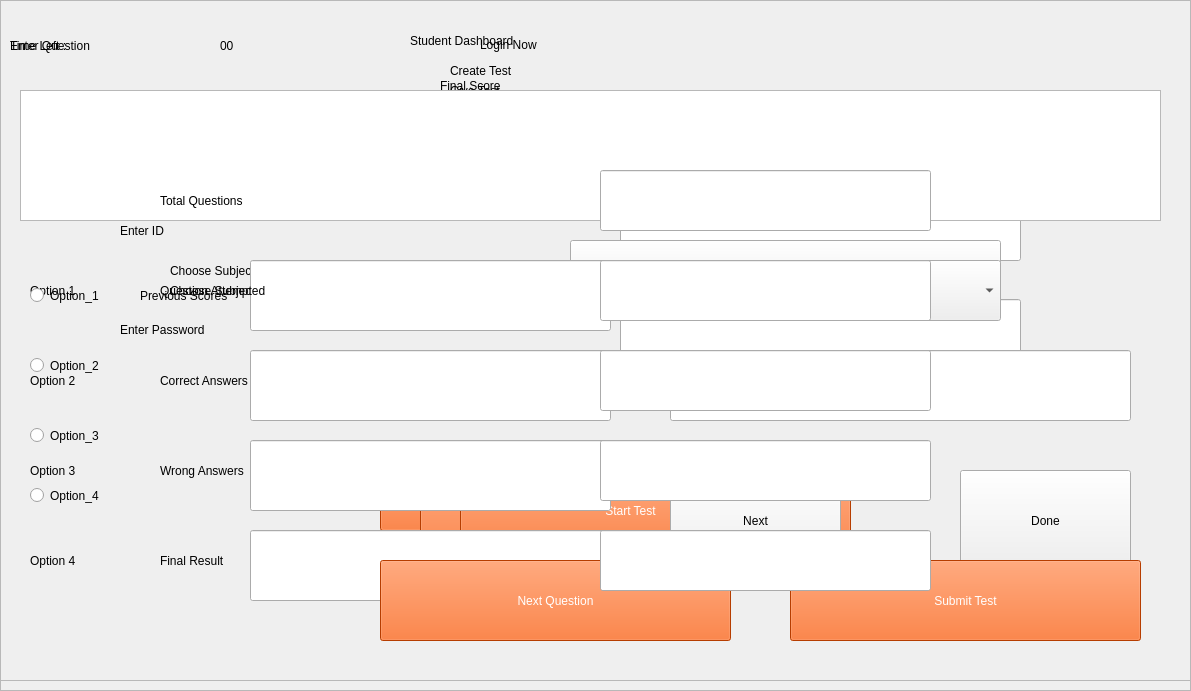
     <widget class="QFrame" name="frame_2">
      <property name="geometry">
       <rect>
        <x>0</x>
        <y>0</y>
        <width>1191</width>
        <height>691</height>
       </rect>
      </property>
      <property name="frameShape">
       <enum>QFrame::StyledPanel</enum>
      </property>
      <property name="frameShadow">
       <enum>QFrame::Raised</enum>
      </property>
      <widget class="QLineEdit" name="lineEdit_4">
       <property name="geometry">
        <rect>
         <x>620</x>
         <y>299</y>
         <width>401</width>
         <height>61</height>
        </rect>
       </property>
       <property name="styleSheet">
        <string notr="true">font: 20pt &quot;MS Shell Dlg 2&quot;;</string>
       </property>
      </widget>
      <widget class="QLabel" name="label_11">
       <property name="geometry">
        <rect>
         <x>480</x>
         <y>9</y>
         <width>261</width>
         <height>71</height>
        </rect>
       </property>
       <property name="styleSheet">
        <string notr="true">font: 20pt &quot;MS Shell Dlg 2&quot;;</string>
       </property>
       <property name="text">
        <string>Login Now</string>
       </property>
      </widget>
      <widget class="QPushButton" name="pushButton_4">
       <property name="geometry">
        <rect>
         <x>380</x>
         <y>460</y>
         <width>361</width>
         <height>71</height>
        </rect>
       </property>
       <property name="styleSheet">
        <string notr="true">font: 20pt &quot;MS Shell Dlg 2&quot;;
background-color: rgb(255, 85, 0);
color: rgb(255, 255, 255);</string>
       </property>
       <property name="text">
        <string>Login Now</string>
       </property>
      </widget>
      <widget class="QLineEdit" name="lineEdit_5">
       <property name="geometry">
        <rect>
         <x>620</x>
         <y>200</y>
         <width>401</width>
         <height>61</height>
        </rect>
       </property>
       <property name="styleSheet">
        <string notr="true">font: 20pt &quot;MS Shell Dlg 2&quot;;</string>
       </property>
      </widget>
      <widget class="QLabel" name="label_12">
       <property name="geometry">
        <rect>
         <x>120</x>
         <y>299</y>
         <width>371</width>
         <height>61</height>
        </rect>
       </property>
       <property name="styleSheet">
        <string notr="true">font: 20pt &quot;MS Shell Dlg 2&quot;;</string>
       </property>
       <property name="text">
        <string>Enter Password</string>
       </property>
      </widget>
      <widget class="QLabel" name="label_13">
       <property name="geometry">
        <rect>
         <x>120</x>
         <y>200</y>
         <width>371</width>
         <height>61</height>
        </rect>
       </property>
       <property name="styleSheet">
        <string notr="true">font: 20pt &quot;MS Shell Dlg 2&quot;;</string>
       </property>
       <property name="text">
        <string>Enter ID</string>
       </property>
      </widget>
      <widget class="QFrame" name="frame_3">
       <property name="geometry">
        <rect>
         <x>0</x>
         <y>0</y>
         <width>1201</width>
         <height>681</height>
        </rect>
       </property>
       <property name="frameShape">
        <enum>QFrame::StyledPanel</enum>
       </property>
       <property name="frameShadow">
        <enum>QFrame::Raised</enum>
       </property>
       <widget class="QLabel" name="label_14">
        <property name="geometry">
         <rect>
          <x>410</x>
          <y>0</y>
          <width>391</width>
          <height>81</height>
         </rect>
        </property>
        <property name="styleSheet">
         <string notr="true">font: 22pt &quot;MS Shell Dlg 2&quot;;</string>
        </property>
        <property name="text">
         <string>Student Dashboard</string>
        </property>
       </widget>
       <widget class="QLabel" name="label_15">
        <property name="geometry">
         <rect>
          <x>140</x>
          <y>160</y>
          <width>331</width>
          <height>71</height>
         </rect>
        </property>
        <property name="styleSheet">
         <string notr="true">font: 20pt &quot;MS Shell Dlg 2&quot;;</string>
        </property>
        <property name="text">
         <string>Test Attempted</string>
        </property>
       </widget>
       <widget class="QLabel" name="label_16">
        <property name="geometry">
         <rect>
          <x>530</x>
          <y>160</y>
          <width>331</width>
          <height>71</height>
         </rect>
        </property>
        <property name="styleSheet">
         <string notr="true">font: 20pt &quot;MS Shell Dlg 2&quot;;</string>
        </property>
        <property name="text">
         <string>0</string>
        </property>
       </widget>
       <widget class="QLabel" name="label_17">
        <property name="geometry">
         <rect>
          <x>530</x>
          <y>260</y>
          <width>331</width>
          <height>71</height>
         </rect>
        </property>
        <property name="styleSheet">
         <string notr="true">font: 20pt &quot;MS Shell Dlg 2&quot;;</string>
        </property>
        <property name="text">
         <string>0</string>
        </property>
       </widget>
       <widget class="QLabel" name="label_18">
        <property name="geometry">
         <rect>
          <x>140</x>
          <y>260</y>
          <width>331</width>
          <height>71</height>
         </rect>
        </property>
        <property name="styleSheet">
         <string notr="true">font: 20pt &quot;MS Shell Dlg 2&quot;;</string>
        </property>
        <property name="text">
         <string>Previous Scores</string>
        </property>
       </widget>
       <widget class="QPushButton" name="pushButton_5">
        <property name="geometry">
         <rect>
          <x>420</x>
          <y>470</y>
          <width>431</width>
          <height>91</height>
         </rect>
        </property>
        <property name="styleSheet">
         <string notr="true">font: 20pt &quot;MS Shell Dlg 2&quot;;
background-color: rgb(255, 85, 0);
color: rgb(255, 255, 255);</string>
        </property>
        <property name="text">
         <string>Start New Test</string>
        </property>
       </widget>
       <widget class="QFrame" name="frame_4">
        <property name="geometry">
         <rect>
          <x>0</x>
          <y>0</y>
          <width>1191</width>
          <height>681</height>
         </rect>
        </property>
        <property name="frameShape">
         <enum>QFrame::StyledPanel</enum>
        </property>
        <property name="frameShadow">
         <enum>QFrame::Raised</enum>
        </property>
        <widget class="QLabel" name="label_19">
         <property name="geometry">
          <rect>
           <x>450</x>
           <y>40</y>
           <width>281</width>
           <height>61</height>
          </rect>
         </property>
         <property name="styleSheet">
          <string notr="true">font: 20pt &quot;MS Shell Dlg 2&quot;;</string>
         </property>
         <property name="text">
          <string>Create Test</string>
         </property>
        </widget>
        <widget class="QLabel" name="label_20">
         <property name="geometry">
          <rect>
           <x>170</x>
           <y>240</y>
           <width>291</width>
           <height>61</height>
          </rect>
         </property>
         <property name="styleSheet">
          <string notr="true">font: 20pt &quot;MS Shell Dlg 2&quot;;</string>
         </property>
         <property name="text">
          <string>Choose Subject</string>
         </property>
        </widget>
        <widget class="QComboBox" name="comboBox_5">
         <property name="geometry">
          <rect>
           <x>570</x>
           <y>240</y>
           <width>431</width>
           <height>61</height>
          </rect>
         </property>
         <property name="styleSheet">
          <string notr="true">font: 20pt &quot;MS Shell Dlg 2&quot;;</string>
         </property>
         <item>
          <property name="text">
           <string>Python</string>
          </property>
         </item>
         <item>
          <property name="text">
           <string>C</string>
          </property>
         </item>
         <item>
          <property name="text">
           <string>C++</string>
          </property>
         </item>
         <item>
          <property name="text">
           <string>JAVA</string>
          </property>
         </item>
         <item>
          <property name="text">
           <string>.net</string>
          </property>
         </item>
         <item>
          <property name="text">
           <string>php</string>
          </property>
         </item>
        </widget>
        <widget class="QPushButton" name="pushButton_6">
         <property name="geometry">
          <rect>
           <x>460</x>
           <y>450</y>
           <width>341</width>
           <height>81</height>
          </rect>
         </property>
         <property name="styleSheet">
          <string notr="true">font: 20pt &quot;MS Shell Dlg 2&quot;;
background-color: rgb(255, 85, 0);
color: rgb(255, 255, 255);</string>
         </property>
         <property name="text">
          <string>Create Test</string>
         </property>
        </widget>
        <widget class="QFrame" name="frame_5">
         <property name="geometry">
          <rect>
           <x>0</x>
           <y>0</y>
           <width>1191</width>
           <height>681</height>
          </rect>
         </property>
         <property name="frameShape">
          <enum>QFrame::StyledPanel</enum>
         </property>
         <property name="frameShadow">
          <enum>QFrame::Raised</enum>
         </property>
         <widget class="QComboBox" name="comboBox_6">
          <property name="geometry">
           <rect>
            <x>570</x>
            <y>260</y>
            <width>431</width>
            <height>61</height>
           </rect>
          </property>
          <property name="styleSheet">
           <string notr="true">font: 20pt &quot;MS Shell Dlg 2&quot;;</string>
          </property>
          <item>
           <property name="text">
            <string>Python</string>
           </property>
          </item>
          <item>
           <property name="text">
            <string>C</string>
           </property>
          </item>
          <item>
           <property name="text">
            <string>C++</string>
           </property>
          </item>
          <item>
           <property name="text">
            <string>JAVA</string>
           </property>
          </item>
          <item>
           <property name="text">
            <string>.net</string>
           </property>
          </item>
          <item>
           <property name="text">
            <string>php</string>
           </property>
          </item>
         </widget>
         <widget class="QLabel" name="label_21">
          <property name="geometry">
           <rect>
            <x>170</x>
            <y>260</y>
            <width>291</width>
            <height>61</height>
           </rect>
          </property>
          <property name="styleSheet">
           <string notr="true">font: 20pt &quot;MS Shell Dlg 2&quot;;</string>
          </property>
          <property name="text">
           <string>Choose Subject</string>
          </property>
         </widget>
         <widget class="QLabel" name="label_22">
          <property name="geometry">
           <rect>
            <x>450</x>
            <y>60</y>
            <width>281</width>
            <height>61</height>
           </rect>
          </property>
          <property name="styleSheet">
           <string notr="true">font: 20pt &quot;MS Shell Dlg 2&quot;;</string>
          </property>
          <property name="text">
           <string>Give Test</string>
          </property>
         </widget>
         <widget class="QPushButton" name="pushButton_7">
          <property name="geometry">
           <rect>
            <x>460</x>
            <y>470</y>
            <width>341</width>
            <height>81</height>
           </rect>
          </property>
          <property name="styleSheet">
           <string notr="true">font: 20pt &quot;MS Shell Dlg 2&quot;;
background-color: rgb(255, 85, 0);
color: rgb(255, 255, 255);</string>
          </property>
          <property name="text">
           <string>Start Test</string>
          </property>
         </widget>
         <widget class="QFrame" name="frame_6">
          <property name="geometry">
           <rect>
            <x>0</x>
            <y>0</y>
            <width>1191</width>
            <height>691</height>
           </rect>
          </property>
          <property name="frameShape">
           <enum>QFrame::StyledPanel</enum>
          </property>
          <property name="frameShadow">
           <enum>QFrame::Raised</enum>
          </property>
          <widget class="QLabel" name="label_23">
           <property name="geometry">
            <rect>
             <x>10</x>
             <y>20</y>
             <width>261</width>
             <height>51</height>
            </rect>
           </property>
           <property name="styleSheet">
            <string notr="true">font: 18pt &quot;MS Shell Dlg 2&quot;;</string>
           </property>
           <property name="text">
            <string>Enter Question</string>
           </property>
          </widget>
          <widget class="QTextEdit" name="textEdit">
           <property name="geometry">
            <rect>
             <x>20</x>
             <y>90</y>
             <width>1141</width>
             <height>131</height>
            </rect>
           </property>
           <property name="styleSheet">
            <string notr="true">font: 20pt &quot;MS Shell Dlg 2&quot;;</string>
           </property>
          </widget>
          <widget class="QLineEdit" name="lineEdit_6">
           <property name="geometry">
            <rect>
             <x>250</x>
             <y>260</y>
             <width>361</width>
             <height>71</height>
            </rect>
           </property>
           <property name="styleSheet">
            <string notr="true">font: 18pt &quot;MS Shell Dlg 2&quot;;</string>
           </property>
          </widget>
          <widget class="QLabel" name="label_24">
           <property name="geometry">
            <rect>
             <x>30</x>
             <y>260</y>
             <width>181</width>
             <height>61</height>
            </rect>
           </property>
           <property name="styleSheet">
            <string notr="true">font: 18pt &quot;MS Shell Dlg 2&quot;;</string>
           </property>
           <property name="text">
            <string>Option 1</string>
           </property>
          </widget>
          <widget class="QLabel" name="label_25">
           <property name="geometry">
            <rect>
             <x>30</x>
             <y>350</y>
             <width>181</width>
             <height>61</height>
            </rect>
           </property>
           <property name="styleSheet">
            <string notr="true">font: 18pt &quot;MS Shell Dlg 2&quot;;</string>
           </property>
           <property name="text">
            <string>Option 2</string>
           </property>
          </widget>
          <widget class="QLineEdit" name="lineEdit_7">
           <property name="geometry">
            <rect>
             <x>250</x>
             <y>350</y>
             <width>361</width>
             <height>71</height>
            </rect>
           </property>
           <property name="styleSheet">
            <string notr="true">font: 18pt &quot;MS Shell Dlg 2&quot;;</string>
           </property>
          </widget>
          <widget class="QLabel" name="label_26">
           <property name="geometry">
            <rect>
             <x>30</x>
             <y>440</y>
             <width>181</width>
             <height>61</height>
            </rect>
           </property>
           <property name="styleSheet">
            <string notr="true">font: 18pt &quot;MS Shell Dlg 2&quot;;</string>
           </property>
           <property name="text">
            <string>Option 3</string>
           </property>
          </widget>
          <widget class="QLineEdit" name="lineEdit_8">
           <property name="geometry">
            <rect>
             <x>250</x>
             <y>440</y>
             <width>361</width>
             <height>71</height>
            </rect>
           </property>
           <property name="styleSheet">
            <string notr="true">font: 18pt &quot;MS Shell Dlg 2&quot;;</string>
           </property>
          </widget>
          <widget class="QLabel" name="label_27">
           <property name="geometry">
            <rect>
             <x>30</x>
             <y>530</y>
             <width>181</width>
             <height>61</height>
            </rect>
           </property>
           <property name="styleSheet">
            <string notr="true">font: 18pt &quot;MS Shell Dlg 2&quot;;</string>
           </property>
           <property name="text">
            <string>Option 4</string>
           </property>
          </widget>
          <widget class="QLineEdit" name="lineEdit_9">
           <property name="geometry">
            <rect>
             <x>250</x>
             <y>530</y>
             <width>361</width>
             <height>71</height>
            </rect>
           </property>
           <property name="styleSheet">
            <string notr="true">font: 18pt &quot;MS Shell Dlg 2&quot;;</string>
           </property>
          </widget>
          <widget class="QLabel" name="label_28">
           <property name="geometry">
            <rect>
             <x>780</x>
             <y>270</y>
             <width>261</width>
             <height>61</height>
            </rect>
           </property>
           <property name="styleSheet">
            <string notr="true">font: 18pt &quot;MS Shell Dlg 2&quot;;</string>
           </property>
           <property name="text">
            <string>Enter Answer</string>
           </property>
          </widget>
          <widget class="QLineEdit" name="lineEdit_10">
           <property name="geometry">
            <rect>
             <x>670</x>
             <y>350</y>
             <width>461</width>
             <height>71</height>
            </rect>
           </property>
           <property name="styleSheet">
            <string notr="true">font: 18pt &quot;MS Shell Dlg 2&quot;;</string>
           </property>
          </widget>
          <widget class="QPushButton" name="pushButton_8">
           <property name="geometry">
            <rect>
             <x>670</x>
             <y>470</y>
             <width>171</width>
             <height>101</height>
            </rect>
           </property>
           <property name="styleSheet">
            <string notr="true">font: 20pt &quot;MS Shell Dlg 2&quot;;</string>
           </property>
           <property name="text">
            <string>Next</string>
           </property>
          </widget>
          <widget class="QPushButton" name="pushButton_9">
           <property name="geometry">
            <rect>
             <x>960</x>
             <y>470</y>
             <width>171</width>
             <height>101</height>
            </rect>
           </property>
           <property name="styleSheet">
            <string notr="true">font: 20pt &quot;MS Shell Dlg 2&quot;;</string>
           </property>
           <property name="text">
            <string>Done</string>
           </property>
          </widget>
          <widget class="QFrame" name="frame_7">
           <property name="geometry">
            <rect>
             <x>0</x>
             <y>0</y>
             <width>1191</width>
             <height>681</height>
            </rect>
           </property>
           <property name="frameShape">
            <enum>QFrame::StyledPanel</enum>
           </property>
           <property name="frameShadow">
            <enum>QFrame::Raised</enum>
           </property>
           <widget class="QLabel" name="label_29">
            <property name="geometry">
             <rect>
              <x>10</x>
              <y>20</y>
              <width>281</width>
              <height>51</height>
             </rect>
            </property>
            <property name="styleSheet">
             <string notr="true">font: 20pt &quot;MS Shell Dlg 2&quot;;</string>
            </property>
            <property name="text">
             <string>Time Left : </string>
            </property>
           </widget>
           <widget class="QLabel" name="label_30">
            <property name="geometry">
             <rect>
              <x>220</x>
              <y>20</y>
              <width>301</width>
              <height>51</height>
             </rect>
            </property>
            <property name="styleSheet">
             <string notr="true">font: 20pt &quot;MS Shell Dlg 2&quot;;</string>
            </property>
            <property name="text">
             <string>00</string>
            </property>
           </widget>
           <widget class="QLabel" name="label_31">
            <property name="geometry">
             <rect>
              <x>10</x>
              <y>100</y>
              <width>1171</width>
              <height>131</height>
             </rect>
            </property>
            <property name="styleSheet">
             <string notr="true">font: 20pt &quot;MS Shell Dlg 2&quot;;</string>
            </property>
            <property name="text">
             <string/>
            </property>
           </widget>
           <widget class="QRadioButton" name="radioButton">
            <property name="geometry">
             <rect>
              <x>30</x>
              <y>270</y>
              <width>471</width>
              <height>51</height>
             </rect>
            </property>
            <property name="styleSheet">
             <string notr="true">font: 16pt &quot;MS Shell Dlg 2&quot;;</string>
            </property>
            <property name="text">
             <string>Option_1</string>
            </property>
           </widget>
           <widget class="QRadioButton" name="radioButton_2">
            <property name="geometry">
             <rect>
              <x>30</x>
              <y>340</y>
              <width>471</width>
              <height>51</height>
             </rect>
            </property>
            <property name="styleSheet">
             <string notr="true">font: 16pt &quot;MS Shell Dlg 2&quot;;</string>
            </property>
            <property name="text">
             <string>Option_2</string>
            </property>
           </widget>
           <widget class="QRadioButton" name="radioButton_3">
            <property name="geometry">
             <rect>
              <x>30</x>
              <y>410</y>
              <width>471</width>
              <height>51</height>
             </rect>
            </property>
            <property name="styleSheet">
             <string notr="true">font: 16pt &quot;MS Shell Dlg 2&quot;;</string>
            </property>
            <property name="text">
             <string>Option_3</string>
            </property>
           </widget>
           <widget class="QRadioButton" name="radioButton_4">
            <property name="geometry">
             <rect>
              <x>30</x>
              <y>470</y>
              <width>471</width>
              <height>51</height>
             </rect>
            </property>
            <property name="styleSheet">
             <string notr="true">font: 16pt &quot;MS Shell Dlg 2&quot;;</string>
            </property>
            <property name="text">
             <string>Option_4</string>
            </property>
           </widget>
           <widget class="QPushButton" name="pushButton_10">
            <property name="geometry">
             <rect>
              <x>380</x>
              <y>560</y>
              <width>351</width>
              <height>81</height>
             </rect>
            </property>
            <property name="styleSheet">
             <string notr="true">font: 20pt &quot;MS Shell Dlg 2&quot;;
color: rgb(255, 255, 255);
background-color: rgb(255, 85, 0);</string>
            </property>
            <property name="text">
             <string>Next Question</string>
            </property>
           </widget>
           <widget class="QPushButton" name="pushButton_11">
            <property name="geometry">
             <rect>
              <x>790</x>
              <y>560</y>
              <width>351</width>
              <height>81</height>
             </rect>
            </property>
            <property name="styleSheet">
             <string notr="true">font: 20pt &quot;MS Shell Dlg 2&quot;;
color: rgb(255, 255, 255);
background-color: rgb(255, 85, 0);</string>
            </property>
            <property name="text">
             <string>Submit Test</string>
            </property>
           </widget>
           <widget class="QFrame" name="frame_8">
            <property name="geometry">
             <rect>
              <x>0</x>
              <y>0</y>
              <width>1191</width>
              <height>681</height>
             </rect>
            </property>
            <property name="frameShape">
             <enum>QFrame::StyledPanel</enum>
            </property>
            <property name="frameShadow">
             <enum>QFrame::Raised</enum>
            </property>
            <widget class="QLabel" name="label_32">
             <property name="geometry">
              <rect>
               <x>440</x>
               <y>50</y>
               <width>251</width>
               <height>71</height>
              </rect>
             </property>
             <property name="styleSheet">
              <string notr="true">font: 20pt &quot;MS Shell Dlg 2&quot;;</string>
             </property>
             <property name="text">
              <string>Final Score</string>
             </property>
            </widget>
            <widget class="QLabel" name="label_33">
             <property name="geometry">
              <rect>
               <x>160</x>
               <y>260</y>
               <width>371</width>
               <height>61</height>
              </rect>
             </property>
             <property name="styleSheet">
              <string notr="true">font: 18pt &quot;MS Shell Dlg 2&quot;;</string>
             </property>
             <property name="text">
              <string>Question Attempted</string>
             </property>
            </widget>
            <widget class="QLabel" name="label_34">
             <property name="geometry">
              <rect>
               <x>160</x>
               <y>170</y>
               <width>371</width>
               <height>61</height>
              </rect>
             </property>
             <property name="styleSheet">
              <string notr="true">font: 18pt &quot;MS Shell Dlg 2&quot;;</string>
             </property>
             <property name="text">
              <string>Total Questions</string>
             </property>
            </widget>
            <widget class="QLabel" name="label_35">
             <property name="geometry">
              <rect>
               <x>160</x>
               <y>350</y>
               <width>371</width>
               <height>61</height>
              </rect>
             </property>
             <property name="styleSheet">
              <string notr="true">font: 18pt &quot;MS Shell Dlg 2&quot;;</string>
             </property>
             <property name="text">
              <string>Correct Answers</string>
             </property>
            </widget>
            <widget class="QLabel" name="label_36">
             <property name="geometry">
              <rect>
               <x>160</x>
               <y>440</y>
               <width>371</width>
               <height>61</height>
              </rect>
             </property>
             <property name="styleSheet">
              <string notr="true">font: 18pt &quot;MS Shell Dlg 2&quot;;</string>
             </property>
             <property name="text">
              <string>Wrong Answers</string>
             </property>
            </widget>
            <widget class="QLabel" name="label_37">
             <property name="geometry">
              <rect>
               <x>160</x>
               <y>530</y>
               <width>371</width>
               <height>61</height>
              </rect>
             </property>
             <property name="styleSheet">
              <string notr="true">font: 18pt &quot;MS Shell Dlg 2&quot;;</string>
             </property>
             <property name="text">
              <string>Final Result</string>
             </property>
            </widget>
            <widget class="QLineEdit" name="lineEdit_11">
             <property name="geometry">
              <rect>
               <x>600</x>
               <y>170</y>
               <width>331</width>
               <height>61</height>
              </rect>
             </property>
             <property name="styleSheet">
              <string notr="true">font: 18pt &quot;MS Shell Dlg 2&quot;;</string>
             </property>
            </widget>
            <widget class="QLineEdit" name="lineEdit_12">
             <property name="geometry">
              <rect>
               <x>600</x>
               <y>260</y>
               <width>331</width>
               <height>61</height>
              </rect>
             </property>
             <property name="styleSheet">
              <string notr="true">font: 18pt &quot;MS Shell Dlg 2&quot;;</string>
             </property>
            </widget>
            <widget class="QLineEdit" name="lineEdit_13">
             <property name="geometry">
              <rect>
               <x>600</x>
               <y>350</y>
               <width>331</width>
               <height>61</height>
              </rect>
             </property>
             <property name="styleSheet">
              <string notr="true">font: 18pt &quot;MS Shell Dlg 2&quot;;</string>
             </property>
            </widget>
            <widget class="QLineEdit" name="lineEdit_14">
             <property name="geometry">
              <rect>
               <x>600</x>
               <y>440</y>
               <width>331</width>
               <height>61</height>
              </rect>
             </property>
             <property name="styleSheet">
              <string notr="true">font: 18pt &quot;MS Shell Dlg 2&quot;;</string>
             </property>
            </widget>
            <widget class="QLineEdit" name="lineEdit_15">
             <property name="geometry">
              <rect>
               <x>600</x>
               <y>530</y>
               <width>331</width>
               <height>61</height>
              </rect>
             </property>
             <property name="styleSheet">
              <string notr="true">font: 18pt &quot;MS Shell Dlg 2&quot;;</string>
             </property>
            </widget>
           </widget>
          </widget>
         </widget>
        </widget>
        <zorder>label_19</zorder>
        <zorder>label_20</zorder>
        <zorder>comboBox_5</zorder>
        <zorder>pushButton_6</zorder>
        <zorder>label_22</zorder>
        <zorder>frame_5</zorder>
       </widget>
      </widget>
     </widget>
